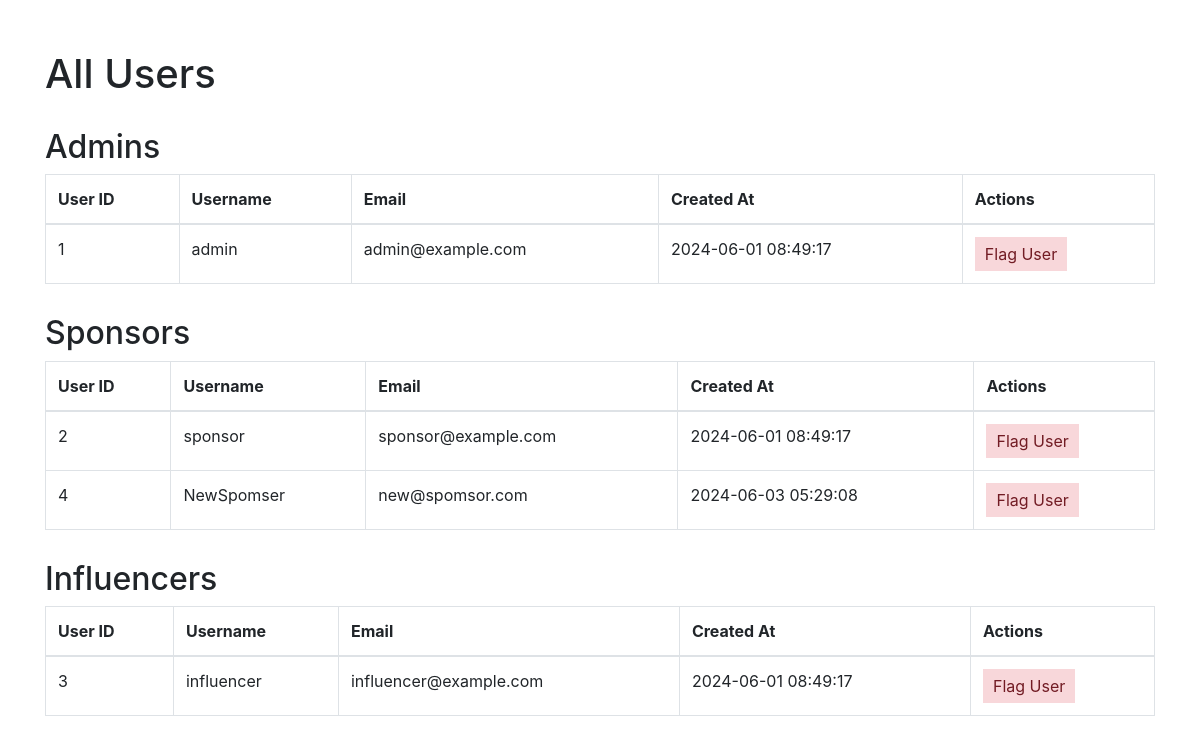
The page /admin/allusers (signed in) on the database as committed earlier.
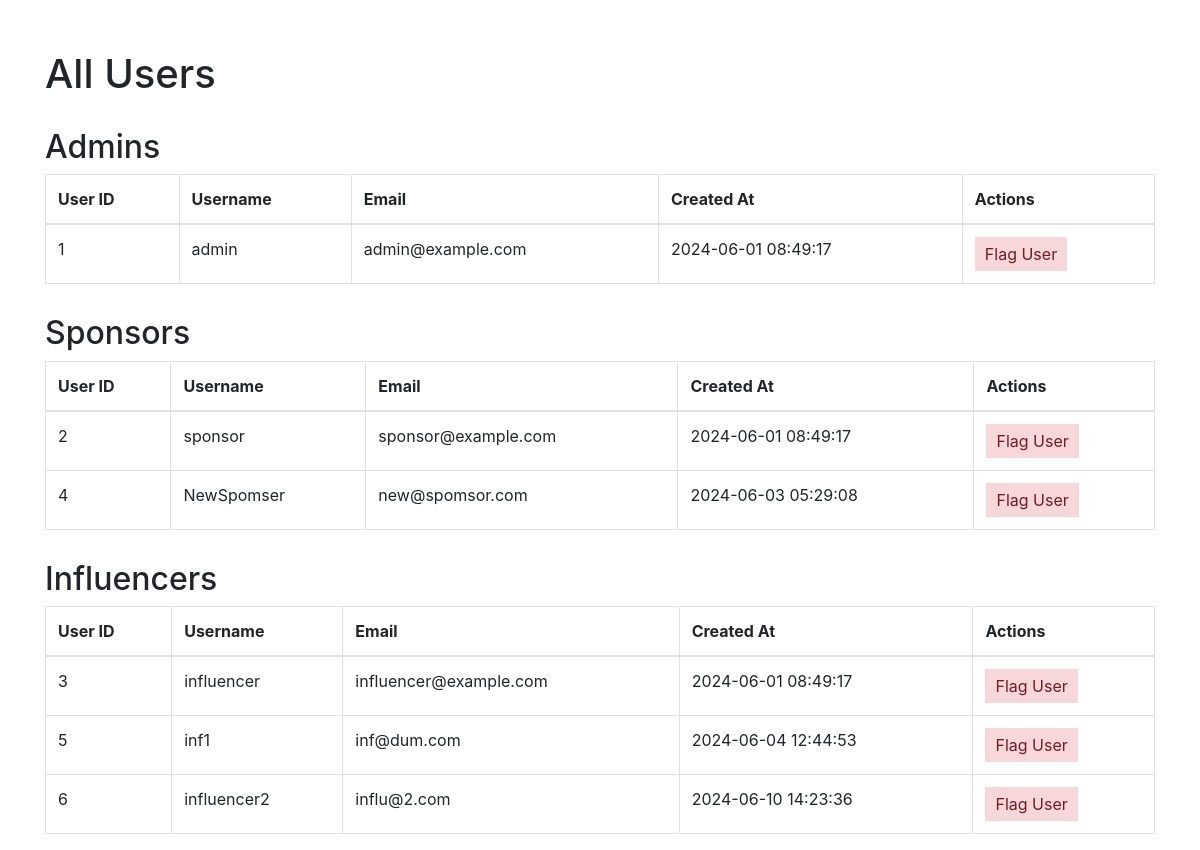
The same page on the database as committed later.
### models.py (models this page shows)
class User(db.Model):
    __tablename__ = "users"
    user_id = db.Column(db.Integer, primary_key=True, autoincrement=True)
    username = db.Column(db.String(255), unique=True, nullable=False)
    password = db.Column(db.String(255), nullable=False)
    email = db.Column(db.String(255), unique=True, nullable=False)
    role = db.Column(db.Enum("admin", "sponsor", "influencer"), nullable=False)
    created_at = db.Column(db.TIMESTAMP, default=db.func.current_timestamp())
    sponsors = db.relationship("Sponsor", backref="user", lazy=True)
    influencers = db.relationship("Influencer", backref="user", lazy=True)
    user_flags = db.relationship(
        "UserFlag", foreign_keys="UserFlag.flagged_by", backref="flagger", lazy=True
    )
    flagged_by_user_flags = db.relationship(
        "UserFlag", foreign_keys="UserFlag.user_id", backref="flagged_user", lazy=True
    )
    campaign_flags = db.relationship(
        "CampaignFlag",
        foreign_keys="CampaignFlag.flagged_by",
        backref="flagger",
        lazy=True,
    )
    def to_dict(self):
        return {c.name: getattr(self, c.name) for c in self.__table__.columns}

### admin.py (the view)
@admin.route("/allusers")
def all_users():
    if "user_name" in session and "role" in session:
        if session["role"] == "admin":
            data = dict()
            data["admin"] = [
                user.to_dict() for user in User.query.filter_by(role="admin").all()
            ]
            data["sponsor"] = [
                user.to_dict() for user in User.query.filter_by(role="sponsor").all()
            ]
            data["influencer"] = [
                user.to_dict() for user in User.query.filter_by(role="influencer").all()
            ]
            return render_template("admin_allusers.html", data=data)
    flash("Please Login !", "faliled")
    return redirect(url_for("home"))

### app.py (called while the page is built)
@app.before_request
def create_tables():
    init_db(app)

### models.py (called while the page is built, shortened)
def init_db(app):
    with app.app_context():
        db.create_all()

### templates/admin_allusers.html (shortened to what this page needs)
<!DOCTYPE html>
<html lang="en">
<head>
    <link rel="stylesheet" href="https://stackpath.bootstrapcdn.com/bootstrap/4.3.1/css/bootstrap.min.css">
</head>
<body>
    <div class="container">
        <h1>All Users</h1>
        <h2>Admins</h2>
        <table class="table table-bordered">
            <thead>
                <tr>
                    <th>User ID</th>
                    <th>Username</th>
                    <th>Email</th>
                    <th>Created At</th>
                    <th>Actions</th>
                </tr>
            </thead>
            <tbody>
                {% for admin in data.admin %}
                <tr>
                    <td>{{ admin.user_id }}</td>
                    <td>{{ admin.username }}</td>
                    <td>{{ admin.email }}</td>
                    <td>{{ admin.created_at }}</td>
                    <td><button class="flag-button" onclick="flagUser('{{ admin.user_id }}')">Flag User</button></td>
                </tr>
                {% endfor %}
            </tbody>
        </table>
        <h2>Sponsors</h2>
        <table class="table table-bordered">
            <thead>
                <tr>
                    <th>User ID</th>
                    <th>Username</th>
                    <th>Email</th>
                    <th>Created At</th>
                    <th>Actions</th>
                </tr>
            </thead>
            <tbody>
                {% for sponsor in data.sponsor %}
                <tr>
                    <td>{{ sponsor.user_id }}</td>
                    <td>{{ sponsor.username }}</td>
                    <td>{{ sponsor.email }}</td>
                    <td>{{ sponsor.created_at }}</td>
                    <td><button class="flag-button" onclick="flagUser('{{ sponsor.user_id }}')">Flag User</button></td>
                </tr>
                {% endfor %}
            </tbody>
        </table>
        <h2>Influencers</h2>
        <table class="table table-bordered">
            <thead>
                <tr>
                    <th>User ID</th>
                    <th>Username</th>
                    <th>Email</th>
                    <th>Created At</th>
                    <th>Actions</th>
                </tr>
            </thead>
            <tbody>
                {% for influencer in data.influencer %}
                <tr>
                    <td>{{ influencer.user_id }}</td>
                    <td>{{ influencer.username }}</td>
                    <td>{{ influencer.email }}</td>
                    <td>{{ influencer.created_at }}</td>
                    <td><button class="flag-button" onclick="flagUser('{{ influencer.user_id }}')">Flag User</button></td>
                </tr>
                {% endfor %}
            </tbody>
        </table>
    </div>
</body>
</html>

Rows that differ between the two databases and show on the page:
added User: user_id "5", username "inf1", email "inf@dum.com", created_at "2024-06-04 12:44:53", shown under "Influencers"
added User: user_id "6", username "influencer2", email "influ@2.com", created_at "2024-06-10 14:23:36", shown under "Influencers"
